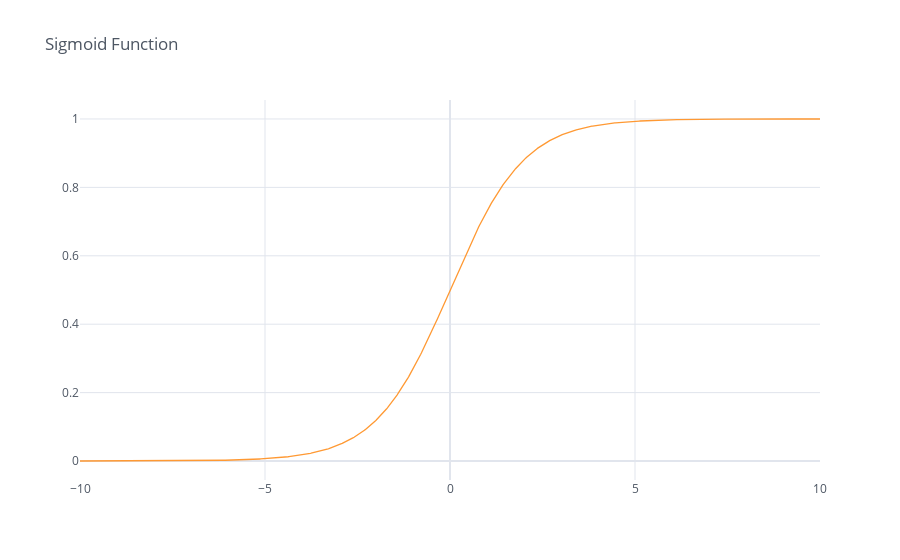

Write notebook code for a chart like this one.
### Code cell
x = np.linspace(-10, 10, 1000)
pd.Series(nn.sigmoid(x), index=x).iplot(title="Sigmoid Function")

### Figure 1 — Plotly figure (JSON) as saved in the notebook; plotly's stock layout.template omitted (floating-point values rounded to 4 significant figures; data arrays with more than 128 entries replaced by an {"elided": "..."} marker saying what was removed)
{"data": [{"line": {"color": "rgba(255, 153, 51, 1.0)", "dash": "solid", "shape": "linear", "width": 1.3}, "mode": "lines", "name": "None", "text": "", "type": "scatter", "x": {"elided": "1000 float values"}, "y": {"elided": "1000 float values"}}], "layout": {"legend": {"bgcolor": "#FFFFFF", "font": {"color": "#4D5663"}}, "paper_bgcolor": "#FFFFFF", "plot_bgcolor": "#FFFFFF", "title": {"font": {"color": "#4D5663"}, "text": "Sigmoid Function"}, "xaxis": {"gridcolor": "#E1E5ED", "showgrid": true, "tickfont": {"color": "#4D5663"}, "title": {"font": {"color": "#4D5663"}, "text": ""}, "zerolinecolor": "#E1E5ED"}, "yaxis": {"gridcolor": "#E1E5ED", "showgrid": true, "tickfont": {"color": "#4D5663"}, "title": {"font": {"color": "#4D5663"}, "text": ""}, "zerolinecolor": "#E1E5ED"}}}
